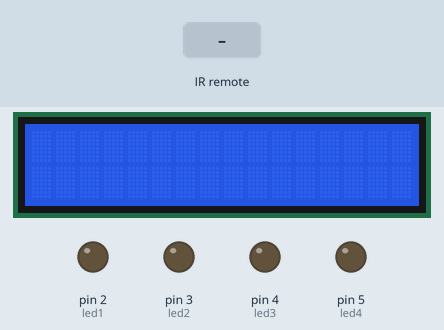
Simulated run of this sketch. Board: Arduino Uno, built with avr-gcc and run on an emulated ATmega328P. Parts: 16×2 character LCD, output pins drawn as LEDs (lit = HIGH). Inputs (shaded band) come from the test bench. What the sketch prints to the serial monitor is not drawn.

Above: at 1.2 s.
1.3 s: infrared code 0xFF42BD received
At 2.8 s:
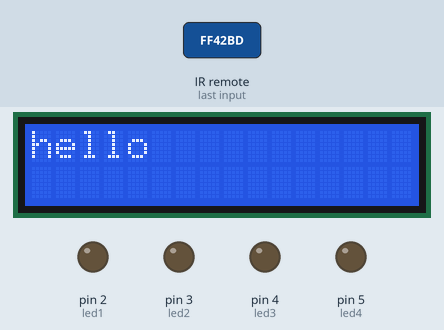
5.5 s: infrared code 0xFF52AD received
8.2 s: infrared code 0xFF10EF received
Timing chart, 0 to 11.2 s (numbered marks = the images above; inputs shaded):
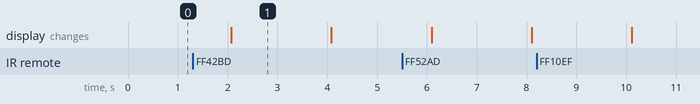

The sketch:

31_IRSensor04.ino
```cpp
#include <IRremote.h>
#include <Wire.h>
#include <LiquidCrystal_I2C.h>

LiquidCrystal_I2C lcd(0x27, 16, 2);

int irPin = 11;

int led1 = 2;
int led2 = 3;
int led3 = 4;
int led4 = 5;

long on1 = 0xFF42BD;
long off1 = 0xFF52AD;
long on2 = 0xFF10EF;
long off2 = 0xFF5AA5;
long on3 = 0xFF30CF;
long off3 = 0xFF7A85;
long on4 = 0xFF6897;
long off4 = 0xFFB04F;

IRrecv irrecv(irPin);
decode_results results;

void setup() {
  Serial.begin(9600);
  irrecv.enableIRIn();
  irrecv.blink13(true);
  pinMode(led1, OUTPUT);
  pinMode(led2, OUTPUT);
  pinMode(led3, OUTPUT);
  pinMode(led4, OUTPUT);
  lcd.begin();
  lcd.backlight();
}

void loop() {

  lcd.home();
  delay(2000);
  lcd.clear();

   if(irrecv.decode(&results))
  {
    if(results.value != 0xFFFFFFFF)
    {
      Serial.print("Received Code is ");
      Serial.println(results.value,HEX);
      lcd.print("hello");
    }
    irrecv.resume();
  }

}
```

Measured:
- after the input at 1.3 s, the display: changes after 0.78 s (image 1)
- what the display in image 1 shows lasts 2.0 s, from 2.1 s to 4.1 s
